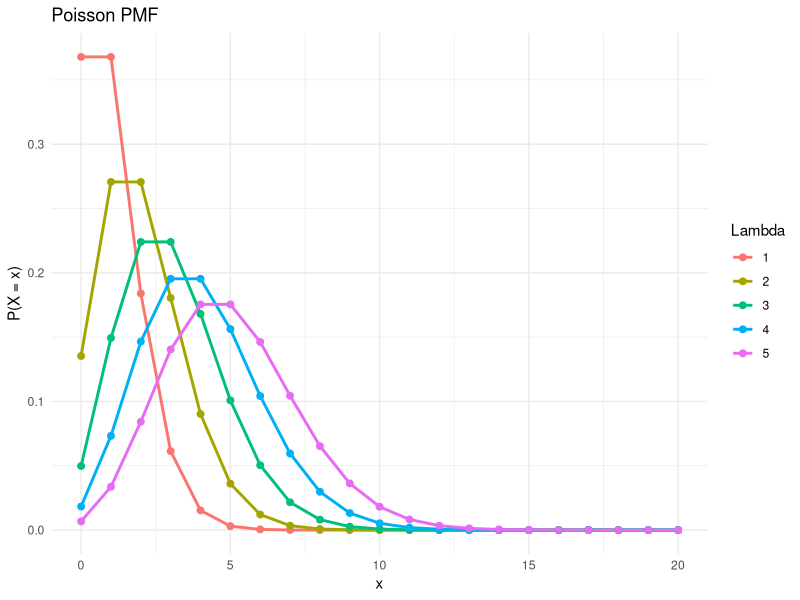
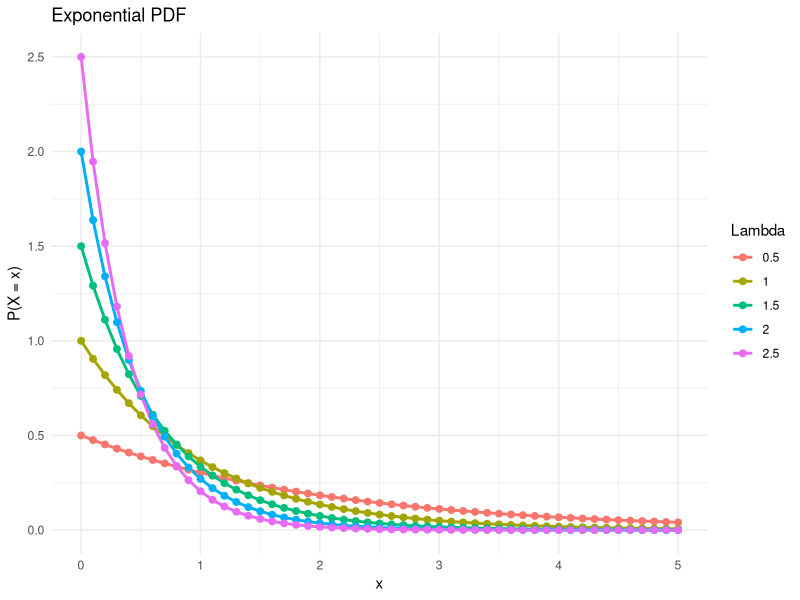

Generate these figures, in order, with R:
## ---- chunk 1
library(ggplot2)

lambdas <- c(1, 2, 3, 4, 5)  # Rate parameters for Poisson distributions
x <- 0:20  # Range of values for x-axis

# Create an empty data frame
data <- data.frame(x = numeric(), pmf = numeric(), lambda = factor())

# Generate the PMF values for each lambda and store in the data frame
for (lambda in lambdas) {
  pmf <- dpois(x, lambda)
  data <- rbind(data, data.frame(x = x, pmf = pmf, lambda = as.factor(lambda)))
}

# Create the plot using ggplot2
ggplot(data, aes(x = x, y = pmf, color = lambda)) +
  geom_line(size = 1) +  # Smooth line plot
  geom_point(size = 2) +  # Add points for each value
  labs(x = "x", y = "P(X = x)", title = "Poisson PMF") +
  scale_color_discrete(name = "Lambda") +  # Legend for different lambdas
  theme_minimal()




## ---- chunk 2

library(ggplot2)

rates <- c(0.5, 1, 1.5, 2, 2.5)  # Rate parameters for Exponential distributions
x <- seq(0, 5, by = 0.1)  # Range of values for x-axis

# Create an empty data frame
data <- data.frame(x = numeric(), pdf = numeric(), rate = factor())

# Generate the PDF values for each rate and store in the data frame
for (rate in rates) {
  pdf <- dexp(x, rate)
  data <- rbind(data, data.frame(x = x, pdf = pdf, rate = as.factor(rate)))
}

# Create the plot using ggplot2
ggplot(data, aes(x = x, y = pdf, color = rate)) +
  geom_line(size = 1) +  # Smooth line plot
  geom_point(size = 2) +  # Add points for each value
  labs(x = "x", y = "P(X = x)", title = "Exponential PDF") +
  scale_color_discrete(name = "Lambda") +  # Legend for different rates
  theme_minimal()

